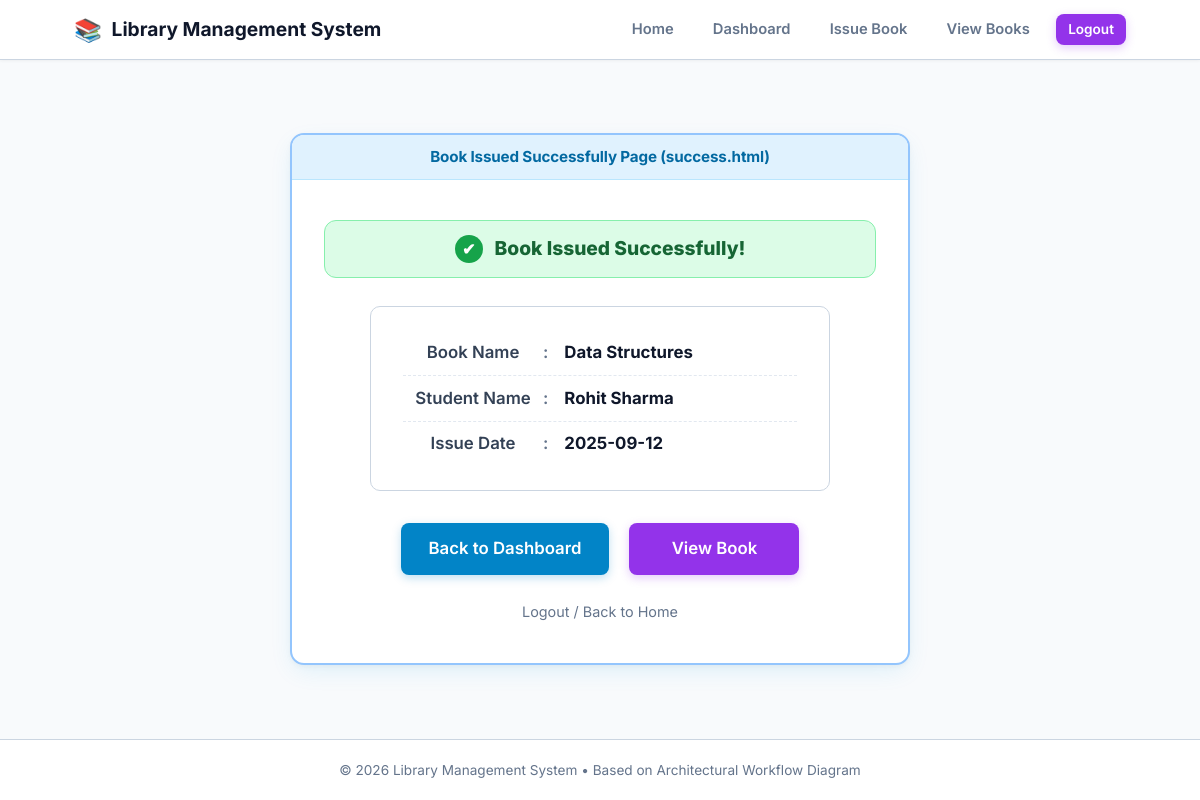
Screenshot of /issue_success/2 (signed in) with the database file from the repository.
### flask_project/app.py (models this page shows)
class IssuedBook(db.Model):
    __tablename__ = 'issued_books'
    id = db.Column(db.Integer, primary_key=True)
    book_id = db.Column(db.String(50), nullable=True)        # BookID in diagram
    book_name = db.Column(db.String(150), nullable=False)     # Book Name
    book_number = db.Column(db.String(50), nullable=False)    # Book Number (e.g. B001)
    student_name = db.Column(db.String(100), nullable=False)  # Name of Student
    issue_date = db.Column(db.String(20), nullable=False)     # Issue Date (YYYY-MM-DD)
    due_date = db.Column(db.String(20), nullable=False)       # Due Date (YYYY-MM-DD)
    student_id = db.Column(db.String(50), nullable=True)      # Backward compatibility
    department = db.Column(db.String(100), nullable=True)
    return_date = db.Column(db.String(20), nullable=True)
    status = db.Column(db.String(20), default='Issued')
    created_at = db.Column(db.DateTime, default=lambda: datetime.now(timezone.utc))

### flask_project/app.py (the view)
@app.route("/success/<int:book_id>")
@app.route("/issue_success/<int:book_id>")
@login_required
def success(book_id):
    book = db.get_or_404(IssuedBook, book_id)
    return render_template("success.html", book=book)

### flask_project/app.py (called while the page is built)
def login_required(f):
    @wraps(f)
    def decorated_function(*args, **kwargs):
        if 'user_id' not in session:
            flash("Please login to access this page.", "warning")
            return redirect(url_for('login'))
        return f(*args, **kwargs)
    return decorated_function

### flask_project/templates/success.html (shortened to what this page needs)
{% extends "base.html" %}
{% block content %}
<div class="center-container">
    <div class="window-card window-card-md">
        <div class="card-top-bar">
            Book Issued Successfully Page (success.html)
        </div>
        <div class="card-body" style="text-align: center; padding: 2.5rem 2rem;">
            <div class="success-pill-banner">
                <span class="success-check-icon">✔</span>
                <span>Book Issued Successfully!</span>
            </div>
            <div class="success-details-list">
                <div class="success-detail-row">
                    <span class="success-detail-label">Book Name</span>
                    <span class="success-detail-colon">:</span>
                    <span class="success-detail-val">{{ book.book_name }}</span>
                </div>
                <div class="success-detail-row">
                    <span class="success-detail-label">Student Name</span>
                    <span class="success-detail-colon">:</span>
                    <span class="success-detail-val">{{ book.student_name }}</span>
                </div>
                <div class="success-detail-row">
                    <span class="success-detail-label">Issue Date</span>
                    <span class="success-detail-colon">:</span>
                    <span class="success-detail-val">{{ book.issue_date }}</span>
                </div>
            </div>
            <div style="display: flex; justify-content: center; gap: 1.25rem; flex-wrap: wrap;">
                <a href="{{ url_for('dashboard') }}" class="btn btn-blue btn-lg" style="min-width: 170px;" id="btnBackDashboard">
                    Back to Dashboard
                </a>
                <a href="{{ url_for('view_books') }}" class="btn btn-purple btn-lg" style="min-width: 170px;" id="btnViewBook">
                    View Book
                </a>
            </div>
            <div style="margin-top: 1.5rem;">
                <a href="{{ url_for('logout') }}" style="color: #64748b; font-size: 0.9rem; text-decoration: none;">
                    Logout / Back to Home
                </a>
            </div>
        </div>
    </div>
</div>
{% endblock %}

### flask_project/static/css/style.css (style rules this page uses)
:root { --primary: #0284c7; --primary-hover: #0369a1; --primary-light: #f0f9ff; --purple: #9333ea; --purple-hover: #7e22ce; --purple-light: #faf5ff; --green: #10b981; --green-hover: #059669; --green-light: #ecfdf5; --bg-main: #f8fafc; --bg-card: #ffffff; --text-main: #0f172a; --text-muted: #64748b; --border-color: #cbd5e1; --card-border: #93c5fd; --header-bg: #e0f2fe; --header-text: #0369a1; --radius-sm: 6px; --radius-md: 10px; --radius-lg: 14px; --radius-full: 9999px; --shadow-card: 0 8px 24px -4px rgba(14, 165, 233, 0.12), 0 2px 6px -1px rgba(0, 0, 0, 0.05); --transition: all 0.2s ease-in-out; }
* { box-sizing: border-box; margin: 0; padding: 0; }
body { font-family: 'Inter', -apple-system, BlinkMacSystemFont, 'Segoe UI', Roboto, sans-serif; background-color: var(--bg-main); color: var(--text-main); line-height: 1.5; min-height: 100vh; display: flex; flex-direction: column; }
.center-container { flex: 1; display: flex; align-items: center; justify-content: center; width: 100%; }
.window-card { background: var(--bg-card); border: 2px solid var(--card-border); border-radius: var(--radius-lg); box-shadow: var(--shadow-card); overflow: hidden; width: 100%; margin: 1.5rem auto; transition: var(--transition); }
.window-card-md { max-width: 620px; }
.card-top-bar { background: var(--header-bg); color: var(--header-text); padding: 0.65rem 1.25rem; font-size: 0.95rem; font-weight: 700; text-align: center; border-bottom: 1.5px solid #bae6fd; letter-spacing: -0.01em; }
.card-body { padding: 2rem 2.25rem; }
.btn { display: inline-flex; align-items: center; justify-content: center; gap: 0.5rem; font-weight: 600; font-size: 0.95rem; padding: 0.7rem 1.5rem; border-radius: 8px; cursor: pointer; border: none; text-decoration: none; transition: var(--transition); text-align: center; }
.btn-blue { background-color: #0284c7; color: #ffffff; box-shadow: 0 3px 10px rgba(2, 132, 199, 0.25); }
.btn-purple { background-color: #9333ea; color: #ffffff; box-shadow: 0 3px 10px rgba(147, 51, 234, 0.25); }
.btn-lg { padding: 0.85rem 1.75rem; font-size: 1.05rem; }
.success-pill-banner { background-color: #dcfce7; border: 1.5px solid #86efac; color: #166534; padding: 0.85rem 1.5rem; border-radius: 12px; display: flex; align-items: center; justify-content: center; gap: 0.75rem; font-size: 1.2rem; font-weight: 800; margin-bottom: 1.75rem; }
.success-check-icon { width: 28px; height: 28px; background: #16a34a; color: #ffffff; border-radius: 50%; display: inline-flex; align-items: center; justify-content: center; font-size: 1rem; font-weight: bold; }
.success-details-list { background: #ffffff; border: 1px solid var(--border-color); border-radius: 10px; padding: 1.5rem 2rem; margin-bottom: 2rem; max-width: 460px; margin-left: auto; margin-right: auto; }
.success-detail-row { display: flex; padding: 0.6rem 0; font-size: 1.05rem; border-bottom: 1px dashed #e2e8f0; }
.success-detail-row:last-child { border-bottom: none; }
.success-detail-label { width: 140px; font-weight: 600; color: #334155; }
.success-detail-colon { margin-right: 1rem; font-weight: 600; color: #64748b; }
.success-detail-val { font-weight: 700; color: #0f172a; }

### rows the page displays
IssuedBook: book_name "Data Structures", student_name "Rohit Sharma", issue_date "2025-09-12"
